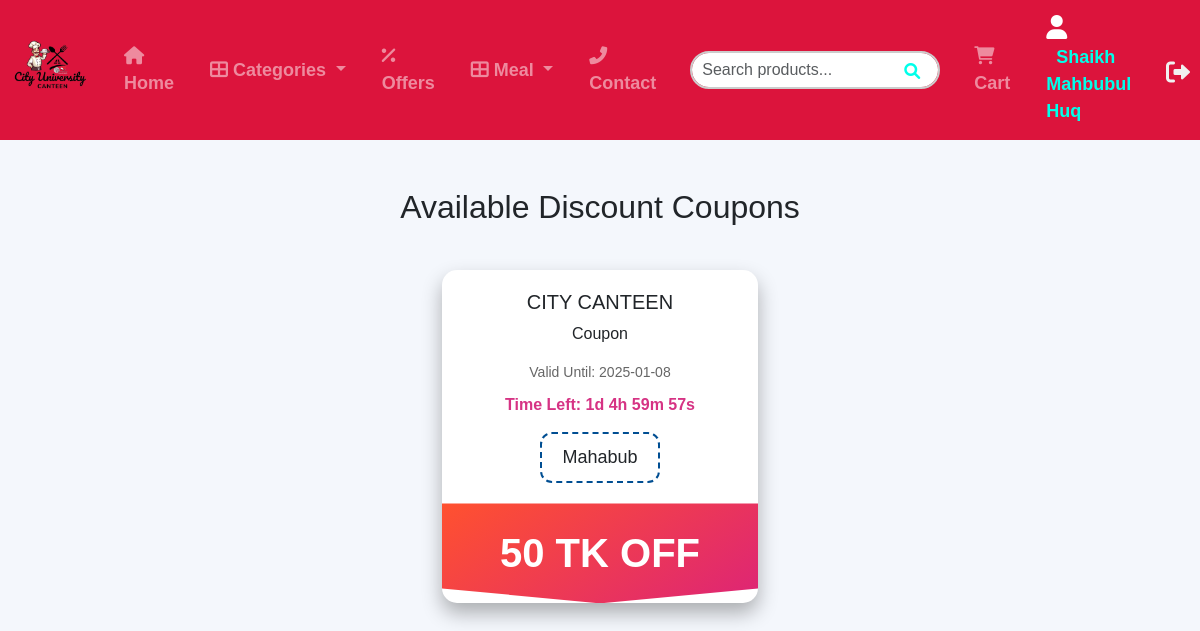
/model/offer.php (signed in), run on the app's committed database.
### tables this page shows
CREATE TABLE `customers` (
  `id` int(11) NOT NULL,
  `customer_name` varchar(100) NOT NULL,
  `email` varchar(100) NOT NULL,
  `password` varchar(255) NOT NULL,
  `phone` varchar(15) DEFAULT NULL,
  `address` varchar(255) DEFAULT NULL,
  `created_at` timestamp NOT NULL DEFAULT current_timestamp(),
  `profile_picture` varchar(255) DEFAULT NULL,
  `delivery_address` varchar(255) DEFAULT NULL,
  `delivery_notice` text DEFAULT NULL,
  `delivery_mobile` varchar(20) DEFAULT NULL,
  `signup_method` enum('regular','google') DEFAULT 'regular'
);

CREATE TABLE `offers` (
  `id` int(11) NOT NULL,
  `offer_name` varchar(255) NOT NULL,
  `discount_code` varchar(50) NOT NULL,
  `discount_amount` int(11) NOT NULL,
  `expiry_date` date NOT NULL,
  `created_at` timestamp NOT NULL DEFAULT current_timestamp(),
  `updated_at` timestamp NOT NULL DEFAULT current_timestamp() ON UPDATE current_timestamp()
);

### model/offer.php (the view, shortened to what this page needs)
<?php
include '../db/db.php';
$sql = "SELECT * FROM offers WHERE expiry_date >= CURDATE()";
$result = $conn->query($sql);
?>
<!DOCTYPE html>
<html lang="en">
<head>
    <link rel="stylesheet" href="https://cdnjs.cloudflare.com/ajax/libs/bootstrap/5.3.0/css/bootstrap.min.css">
    <link rel="stylesheet" href="https://cdnjs.cloudflare.com/ajax/libs/font-awesome/6.0.0/css/all.min.css">
</head>
<body>
    <?php include '../menu/menu.php'; ?>
    <div class="container mt-5">
        <h2 class="text-center mb-4">Available Discount Coupons</h2>
        <div class="row justify-content-center">
            <?php while ($row = $result->fetch_assoc()) { ?>
                <div class="col-md-4">
                    <div class="coupon-card">
                        <div class="card-content">
                            <h5>CITY CANTEEN</h5>
                            <p class="coupon-text">Coupon</p>
                            <span class="validity">Valid Until: <?php echo $row['expiry_date']; ?></span>
                            <div class="countdown" id="timer-<?php echo $row['id']; ?>"></div>
                            <div class="discount-code" onclick="copyCode('<?php echo $row['discount_code']; ?>')">
                                <?php echo $row['discount_code']; ?>
                            </div>
                        </div>
                        <div class="discount-banner">
                            <?php echo $row['discount_amount']; ?> TK OFF
                        </div>
                    </div>
                </div>
            <?php } ?>
        </div>
    </div>
</body>
</html>

### menu/menu.php (shortened to what this page needs)
<?php
require '../db/db.php';
$customer_name = isset($_SESSION['customer_name']) ? $_SESSION['customer_name'] : 'Guest';
if (isset($_SESSION['user_id'])) {
    $customer_id = $_SESSION['user_id'];
    $stmt = $conn->prepare("SELECT customer_name FROM customers WHERE id = ?");
    $stmt->bind_param("i", $customer_id);
    $stmt->execute();
    $stmt->bind_result($customer_name);
}
$profile_link = isset($_SESSION['user_id']) ? "/model/profile.php" : "/model/login.php";
?>
<!DOCTYPE html>
<html lang="en">
<head>
    <link rel="stylesheet" href="https://cdnjs.cloudflare.com/ajax/libs/font-awesome/6.0.0-beta3/css/all.min.css">
    <link rel="stylesheet" href="https://maxcdn.bootstrapcdn.com/bootstrap/4.5.2/css/bootstrap.min.css">
<link href="https://stackpath.bootstrapcdn.com/bootstrap/5.3.0/css/bootstrap.min.css" rel="stylesheet">
<link href="https://cdnjs.cloudflare.com/ajax/libs/font-awesome/6.0.0/css/all.min.css" rel="stylesheet">
<link href="https://stackpath.bootstrapcdn.com/bootstrap/5.3.0/css/bootstrap.min.css" rel="stylesheet">
<link href="https://cdnjs.cloudflare.com/ajax/libs/font-awesome/6.0.0/css/all.min.css" rel="stylesheet">
</head>
<body>
<nav class="navbar navbar-expand-lg navbar-dark">
    <a class="navbar-brand" href="#">
        <img src="/static/logo.png" alt="Shop Logo" style="height: 80px;">
    </a>
    <div class="collapse navbar-collapse" id="navbarContent">
        <ul class="navbar-nav ml-auto">
    <li class="nav-item"><a class="nav-link icon-animated" href="/model/welcome.php"><i class="fas fa-home"></i> Home</a></li>
    <li class="nav-item dropdown" id="categoriesDropdown">
        <a class="nav-link dropdown-toggle" href="#" role="button" aria-expanded="false">
            <i class="fas fa-th-large"></i> Categories
        </a>
    </li>
    <li class="nav-item"><a class="nav-link icon-animated" href="/model/offer.php"><i class="fas fa-percent"></i> Offers</a></li>
    <li class="nav-item dropdown" id="mealDropdown">
        <a class="nav-link dropdown-toggle" href="#" role="button" aria-expanded="false">
            <i class="fas fa-th-large"></i> Meal
        </a>
    <li class="nav-item"><a class="nav-link icon-animated" href="../model/contact.php"><i class="fas fa-phone-alt"></i> Contact</a></li>
</ul>
        <form class="search-bar mx-3 position-relative">
            <input type="text" placeholder="Search products..." class="form-control">
            <i class="fas fa-search"></i>
        </form>
        <ul class="navbar-nav">
            <li class="nav-item">
                <a class="nav-link icon-animated" href="/model/cart.php">
                    <i class="fas fa-shopping-cart"></i> Cart
                </a>
                <li class="nav-item">
    <a class="nav-link icon-animated" href="<?php echo $profile_link; ?>">
        <i class="fas fa-user profile-icon"></i>
        <span class="customer-name"><?php echo htmlspecialchars($customer_name); ?>
    </span>
    </a>
</li>
<a href="/model/logout.php" class="logout-icon" title="Logout">
                        <i class="fas fa-sign-out-alt"></i>
                    </a>
                </li>
        </ul>
    </div>
</nav>
</body>
</html>

### model/offer.php (style rules this page uses)
body { background: AliceBlue; font-family: 'Arial', sans-serif; animation: gradientBackground 8s infinite alternate; color: black; }
h2 { color: Black; font-weight: bold; }
.coupon-card { background: #ffffff; border-radius: 15px; box-shadow: 0 10px 20px rgba(0, 0, 0, 0.3); margin: 20px; overflow: hidden; transition: transform 0.5s, box-shadow 0.5s; perspective: 1000px; }
.card-content { display: flex; flex-direction: column; align-items: center; padding: 20px; text-align: center; }
.validity { font-size: 14px; color: #666; }
.countdown { font-size: 16px; color: #d63384; font-weight: bold; margin-top: 10px; }
.discount-banner { background: linear-gradient(145deg, #ff512f, #dd2476); color: #fff; font-size: 40px; font-weight: bold; text-align: center; padding: 20px; clip-path: polygon(0 0, 100% 0, 100% 85%, 50% 100%, 0 85%); animation: bannerGlow 1.5s infinite; }
.discount-code { display: inline-block; font-size: 18px; margin-top: 15px; padding: 10px 20px; border: 2px dashed #004e92; border-radius: 12px; cursor: pointer; transition: background-color 0.3s, transform 0.3s; }

### menu/menu.php (style rules this page uses)
body { font-family: Arial, sans-serif; margin: 0; padding: 0; background-color: #f4f7fc; }
.navbar { background-color:#DC143C; padding: 5px 10px; position: sticky; top: 0; width: 100%; z-index: 10; }
.navbar-brand { color: #ffffff; font-size: 24px; font-weight: bold; text-transform: uppercase; letter-spacing: 1px; transition: all 0.3s ease; }
.navbar-nav .nav-link { color:rgb(246, 50, 50); font-size: 18px; margin: 0 10px; font-weight: bold; text-transform: capitalize; padding: 10px; transition: color 0.3s ease, transform 0.3s ease; }
.search-bar input { width: 250px; padding: 10px; font-size: 16px; border-radius: 25px; border: 2px solid #ccc; transition: border-color 0.3s ease; }
.search-bar i { position: absolute; right: 20px; top: 12px; color: #00FFEA; }
.profile-icon { position: relative; font-size: 24px; color: #fff; }
.customer-name { color: #00FFEA; font-weight: bold; font-size: 18px; margin-left: 10px; transition: color 0.3s ease; }
.logout-icon { color: #f1f1f1; font-size: 24px; margin-left: 10px; transition: color 0.3s ease; margin-top: 5px; }
.navbar-nav { display: flex; align-items: center; }
.navbar-nav .nav-link { margin: 0 10px; }
#mealDropdown { position: relative; }

### data on the page
customers: customer_name "Shaikh Mahbubul Huq"
offers: expiry_date "2025-01-08", discount_code "Mahabub", discount_amount "50"
